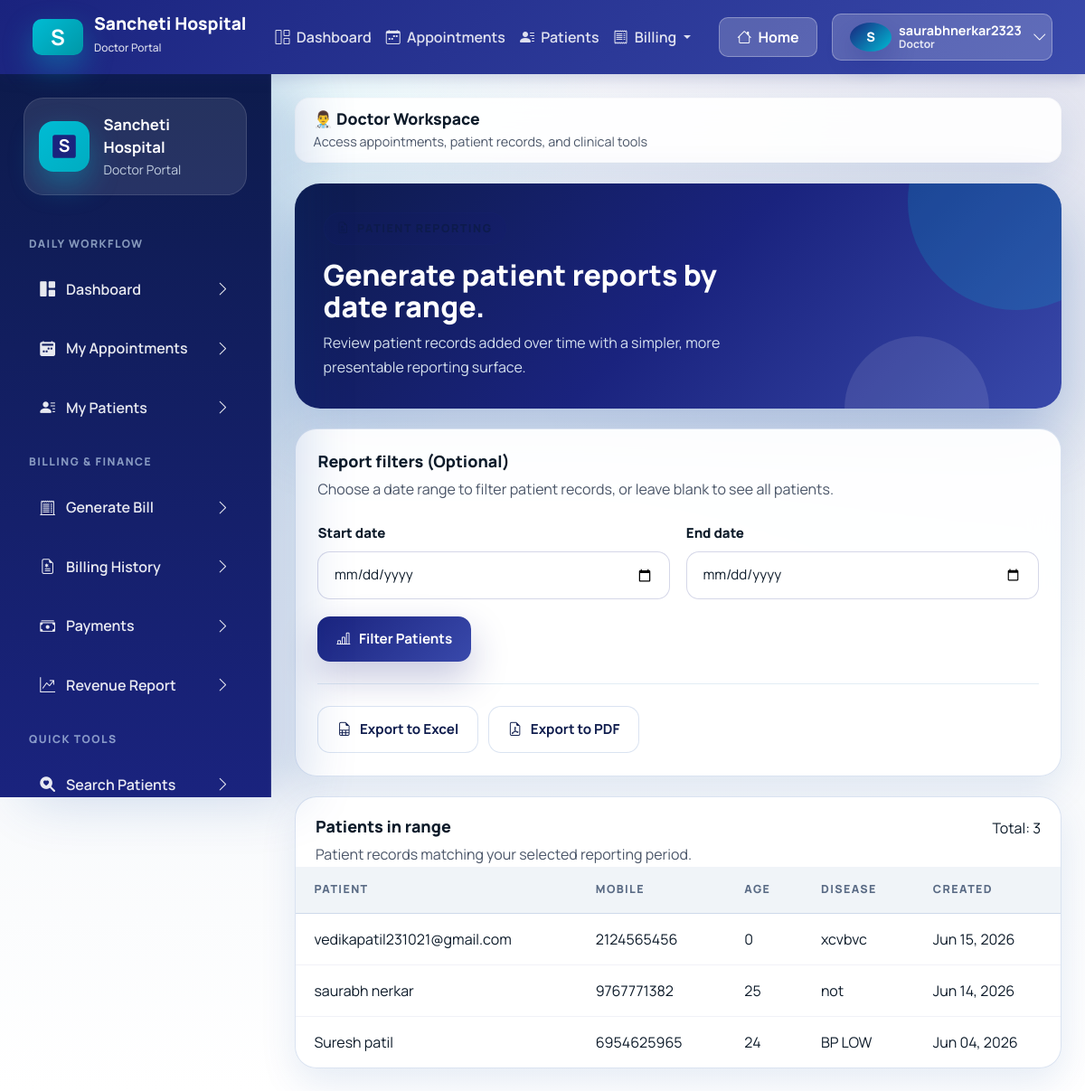
Screenshot of /doctor/report/patients/ (signed in) with the database file from the repository.
### accounts/models.py (models this page shows, shortened)
class CustomUser(AbstractUser):
    ROLE_CHOICES = (
        ("admin", "Admin"),
        ("doctor", "Doctor"),
        ("patient", "Patient"),
    )
    username = models.CharField(max_length=150, unique=True, blank=True, null=True)
    email = models.EmailField(unique=True)
    role = models.CharField(max_length=10, choices=ROLE_CHOICES, default="patient")
    education = models.CharField(max_length=200, blank=True, null=True)
    experience = models.IntegerField(blank=True, null=True)
    bio = models.TextField(blank=True, null=True)
    fees = models.DecimalField(max_digits=8, decimal_places=2, blank=True, null=True)
    specialization = models.ForeignKey(
        "Specialization",
        on_delete=models.SET_NULL,
        null=True,
        blank=True
    )
    is_email_verified = models.BooleanField(default=False)
    email_verification_token = models.UUIDField(default=uuid.uuid4, editable=False, null=True, blank=True)
    USERNAME_FIELD = "email"
    REQUIRED_FIELDS = []
    objects = CustomUserManager()

### doctor/models.py (models this page shows, shortened)
class AddedPatient(models.Model):
    STATUS_CHOICES = (
        ('Active', 'Active'),
        ('Completed', 'Completed'),
    )
    doctor = models.ForeignKey(CustomUser, on_delete=models.CASCADE)
    name = models.CharField(max_length=100)
    mobile = models.CharField(max_length=15)
    age = models.IntegerField()
    disease = models.CharField(max_length=200)
    status = models.CharField(
        max_length=20,
        choices=STATUS_CHOICES,
        default='Active'
    )
    created_at = models.DateTimeField(auto_now_add=True)

### doctor/views.py (the view, shortened to what this page needs)
# urls.py: path("report/patients/", views.report_patients, name="report_patients"),
@login_required
@user_passes_test(is_doctor)
def report_patients(request):
    patients = AddedPatient.objects.filter(doctor=request.user).order_by("-created_at")
    export_format = request.POST.get("export_format")
    if export_format == "excel":
        return export_patients_excel(request)
    elif export_format == "pdf":
        return export_patients_pdf(request)
    return render(request, "doctor/report_patients.html", {"patients": patients})

### doctor/views.py (called while the page is built)
def is_doctor(user):
    return user.role == "doctor"

### doctor/templates/doctor/report_patients.html (shortened to what this page needs)
{% extends "base.html" %}
{% block content %}
<section class="page-hero">
    <div>
        <span class="eyebrow">
            <i class="bi bi-file-earmark-medical"></i>
        </span>
        <h2>Generate patient reports by date range.</h2>
        <p>Review patient records added over time with a simpler, more presentable reporting surface.</p>
    </div>
</section>
<section class="form-card">
    <div class="form-header">
        <div>
            <h3 class="form-title">Report filters (Optional)</h3>
            <p class="form-copy">Choose a date range to filter patient records, or leave blank to see all patients.</p>
        </div>
    </div>
    <form method="post" class="mt-4">
        <div class="form-grid">
            <div class="field-block">
                <label for="start">Start date</label>
                <input type="date" name="start" id="start">
            </div>
            <div class="field-block">
                <label for="end">End date</label>
                <input type="date" name="end" id="end">
            </div>
        </div>
        <div class="form-actions">
            <button class="btn-brand" type="submit" name="action" value="filter">
                <i class="bi bi-bar-chart-line"></i>
                Filter Patients
            </button>
        </div>
    </form>
    {% if patients %}
    <div class="form-actions" style="margin-top: 1.5rem; padding-top: 1.5rem; border-top: 1px solid rgba(22, 109, 168, 0.12);">
        <form method="post" style="display: inline;">
            <button class="btn-secondary-soft" type="submit" name="export_format" value="excel" style="margin-right: 0.5rem;">
                <i class="bi bi-file-earmark-spreadsheet"></i>
                Export to Excel
            </button>
            <button class="btn-secondary-soft" type="submit" name="export_format" value="pdf">
                <i class="bi bi-file-earmark-pdf"></i>
                Export to PDF
            </button>
        </form>
    </div>
    {% endif %}
</section>
<section class="table-card">
    <div class="table-toolbar">
        <div>
            <h3 class="table-title">Patients in range</h3>
            <p class="table-copy">Patient records matching your selected reporting period.</p>
        </div>
        {% if patients %}
        <div class="table-stats">
            <span class="stat-badge">Total: {{ patients|length }}</span>
        </div>
        {% endif %}
    </div>
    <div class="table-responsive">
        <table class="app-table">
            <thead>
                <tr>
                    <th>Patient</th>
                    <th>Mobile</th>
                    <th>Age</th>
                    <th>Disease</th>
                    <th>Created</th>
                </tr>
            </thead>
            <tbody>
                {% for patient in patients %}
                <tr>
                    <td>{{ patient.name }}</td>
                    <td>{{ patient.mobile }}</td>
                    <td>{{ patient.age }}</td>
                    <td>{{ patient.disease }}</td>
                    <td>{{ patient.created_at|date:"M d, Y" }}</td>
                </tr>
                {% endfor %}
            </tbody>
        </table>
    </div>
</section>
{% endblock %}

### templates/base.html (shortened to what this page needs)
{% load static %}
<!DOCTYPE html>
<html lang="en">
<head>
    <link href="https://cdn.jsdelivr.net/npm/bootstrap@5.3.3/dist/css/bootstrap.min.css" rel="stylesheet">
    <link rel="stylesheet" href="https://cdn.jsdelivr.net/npm/bootstrap-icons@1.11.3/font/bootstrap-icons.min.css">
    <link rel="stylesheet" href="{% static 'css/healthcare-ui.css' %}">
</head>
<body>
    {% if request.user.is_authenticated %}
    <nav class="navbar navbar-expand-lg classic-navbar">
        <div class="container-fluid">
            <a class="navbar-brand" href="{% url 'accounts:home' %}">
                <div class="brand-icon">S</div>
                <div>
                    <div style="line-height: 1;">Sancheti Hospital</div>
                    <small style="font-size: 0.75rem; opacity: 0.85; font-weight: 500;">{{ request.user.role|title }} Portal</small>
                </div>
            </a>
            <div class="collapse navbar-collapse" id="navbarNav">
                <ul class="navbar-nav me-auto mb-2 mb-lg-0 ms-4">
                    {% if request.user.role == "doctor" %}
                    <li class="nav-item">
                        <a class="nav-link {% if request.resolver_match.url_name == 'doctor_dashboard' %}active{% endif %}" href="{% url 'doctor:doctor_dashboard' %}">
                            <i class="bi bi-grid-1x2 me-1"></i> Dashboard
                        </a>
                    </li>
                    <li class="nav-item">
                        <a class="nav-link {% if request.resolver_match.url_name == 'doctor_appointments' %}active{% endif %}" href="{% url 'doctor:doctor_appointments' %}">
                            <i class="bi bi-calendar-week me-1"></i> Appointments
                        </a>
                    </li>
                    <li class="nav-item">
                        <a class="nav-link {% if request.resolver_match.url_name == 'doctor_patients' %}active{% endif %}" href="{% url 'doctor:doctor_patients' %}">
                            <i class="bi bi-person-lines-fill me-1"></i> Patients
                        </a>
                    </li>
                    <li class="nav-item dropdown">
                        <a class="nav-link dropdown-toggle" href="#" role="button" data-bs-toggle="dropdown" aria-expanded="false">
                            <i class="bi bi-receipt me-1"></i> Billing
                        </a>
                    </li>
                    {% endif %}
                </ul>
                <div class="d-flex align-items-center gap-3">
                    <a class="btn btn-navbar" href="{% url 'accounts:home' %}">
                        <i class="bi bi-house me-1"></i> Home
                    </a>
                    <div class="dropdown">
                        <button class="btn btn-navbar d-flex align-items-center gap-2" type="button" id="userDropdown" data-bs-toggle="dropdown" aria-expanded="false">
                            <div class="avatar-badge" style="width: 32px; height: 32px; font-size: 0.9rem;">{{ request.user.username|first|upper }}</div>
                            <div class="d-none d-md-block text-start" style="line-height: 1.1;">
                                <div style="font-size: 0.9rem; font-weight:700;">{{ request.user.username }}</div>
                                <div style="font-size:0.75rem; opacity:0.85;">{{ request.user.role|title }}</div>
                            </div>
                            <i class="bi bi-chevron-down ms-1"></i>
                        </button>
                    </div>
                </div>
            </div>
        </div>
    </nav>
    <div class="app-shell app-shell-with-top-nav">
        <aside class="app-sidebar d-none d-xl-flex flex-column" data-sidebar>
            <div class="sidebar-brand">
                <div class="brand-icon">
                    <svg width="32" height="32" viewBox="0 0 100 100" fill="none" xmlns="http://www.w3.org/2000/svg">
                        <rect x="10" y="10" width="80" height="80" rx="8" fill="#1a237e"/>
                        <text x="50" y="70" font-size="60" font-weight="bold" fill="white" text-anchor="middle">S</text>
                    </svg>
                </div>
                <div class="brand-copy">
                    <strong>Sancheti Hospital</strong>
                    <span class="text-capitalize">{{ request.user.role }} Portal</span>
                </div>
            </div>
            {% if request.user.role == "doctor" %}
            <div class="sidebar-section-label">Daily Workflow</div>
            <nav class="sidebar-nav">
                <a class="sidebar-link {% if request.resolver_match.namespace == 'doctor' and request.resolver_match.url_name == 'doctor_dashboard' %}active{% endif %}" href="{% url 'doctor:doctor_dashboard' %}">
                    <span><i class="bi bi-grid-1x2-fill"></i> Dashboard</span>
                    <i class="bi bi-chevron-right"></i>
                </a>
                <a class="sidebar-link {% if request.resolver_match.namespace == 'doctor' and request.resolver_match.url_name == 'doctor_appointments' %}active{% endif %}" href="{% url 'doctor:doctor_appointments' %}">
                    <span><i class="bi bi-calendar2-week-fill"></i> My Appointments</span>
                    <i class="bi bi-chevron-right"></i>
                </a>
                <a class="sidebar-link {% if request.resolver_match.namespace == 'doctor' and request.resolver_match.url_name == 'doctor_patients' %}active{% endif %}" href="{% url 'doctor:doctor_patients' %}">
                    <span><i class="bi bi-person-lines-fill"></i> My Patients</span>
                    <i class="bi bi-chevron-right"></i>
                </a>
            </nav>
            <div class="sidebar-section-label">Billing & Finance</div>
            <nav class="sidebar-nav">
                <a class="sidebar-link {% if request.resolver_match.namespace == 'billing' and request.resolver_match.url_name == 'generate_bill' %}active{% endif %}" href="{% url 'billing:generate_bill' %}">
                    <span><i class="bi bi-receipt-cutoff"></i> Generate Bill</span>
                    <i class="bi bi-chevron-right"></i>
                </a>
                <a class="sidebar-link {% if request.resolver_match.namespace == 'billing' and request.resolver_match.url_name == 'bill_list' %}active{% endif %}" href="{% url 'billing:bill_list' %}">
                    <span><i class="bi bi-file-earmark-medical"></i> Billing History</span>
                    <i class="bi bi-chevron-right"></i>
                </a>
                <a class="sidebar-link {% if request.resolver_match.namespace == 'billing' and request.resolver_match.url_name == 'payment_history' %}active{% endif %}" href="{% url 'billing:payment_history' %}">
                    <span><i class="bi bi-cash-stack"></i> Payments</span>
                    <i class="bi bi-chevron-right"></i>
                </a>
                <a class="sidebar-link {% if request.resolver_match.namespace == 'billing' and request.resolver_match.url_name == 'revenue_report' %}active{% endif %}" href="{% url 'billing:revenue_report' %}">
                    <span><i class="bi bi-graph-up-arrow"></i> Revenue Report</span>
                    <i class="bi bi-chevron-right"></i>
                </a>
            </nav>
            <div class="sidebar-section-label">Quick Tools</div>
            <nav class="sidebar-nav">
                <a class="sidebar-link {% if request.resolver_match.namespace == 'doctor' and request.resolver_match.url_name == 'search_patient' %}active{% endif %}" href="{% url 'doctor:search_patient' %}">
                    <span><i class="bi bi-search-heart-fill"></i> Search Patients</span>
                    <i class="bi bi-chevron-right"></i>
                </a>
            </nav>
            {% endif %}
        </aside>
        <main class="content-area">
            <div class="topbar d-none d-xl-block" style="border-radius: 16px; padding: 0.75rem 1.25rem; background: rgba(255,255,255,0.9); border:1px solid rgba(203, 208, 210, 0.1);">
                <div class="topbar-copy">
                    <h1 style="font-size: 1.1rem;">
                        {% if request.user.role == "doctor" %}👨‍⚕️ Doctor Workspace{% endif %}
                    </h1>
                    <p style="font-size: 0.9rem;">
                        {% if request.user.role == "doctor" %}Access appointments, patient records, and clinical tools{% endif %}
                    </p>
                </div>
            </div>
            <div class="page-stack">
                {% block content %}{% endblock %}
            </div>
        </main>
    </div>
    {% endif %}
</body>
</html>

### templates/base.html (style rules this page uses)
.classic-navbar { background: linear-gradient(135deg, #1a237e 0%, #3949ab 100%); box-shadow: 0 4px 16px rgba(26, 35, 126, 0.2); padding: 0.75rem 1.5rem; position: sticky; top: 0; z-index: 1050; }
.classic-navbar .navbar-brand { display: flex; align-items: center; gap: 12px; color: white !important; font-weight: 800; font-size: 1.2rem; }
.classic-navbar .brand-icon { width: 40px; height: 40px; border-radius: 10px; background: linear-gradient(135deg, #00bcd4 0%, #0097a7 100%); display: grid; place-items: center; font-weight: bold; font-size: 1.5rem; color: white; }
.classic-navbar .nav-link { color: rgba(255,255,255,0.85) !important; font-weight: 600; padding: 0.5rem 1rem; transition: all 0.2s ease; }
.classic-navbar .btn-navbar { background: rgba(255,255,255,0.2); border: 1px solid rgba(255,255,255,0.3); color: white; font-weight: 700; border-radius: 10px; padding: 0.55rem 1.2rem; transition: all 0.2s ease; }
.app-shell-with-top-nav { padding-top: 0; }

### rows the page displays
CustomUser: user.role "Doctor", user.username|first "S", user.username "saurabhnerkar2323"
AddedPatient: name "vedikapatil231021@gmail.com", mobile "2124565456", age "0", disease "xcvbvc", created_at "Jun 15, 2026"
AddedPatient: name "saurabh nerkar", mobile "9767771382", age "25", disease "not", created_at "Jun 14, 2026"
AddedPatient: name "Suresh patil", mobile "6954625965", age "24", disease "BP LOW", created_at "Jun 04, 2026"

### other values shown
{{ patients|length }} "3"
